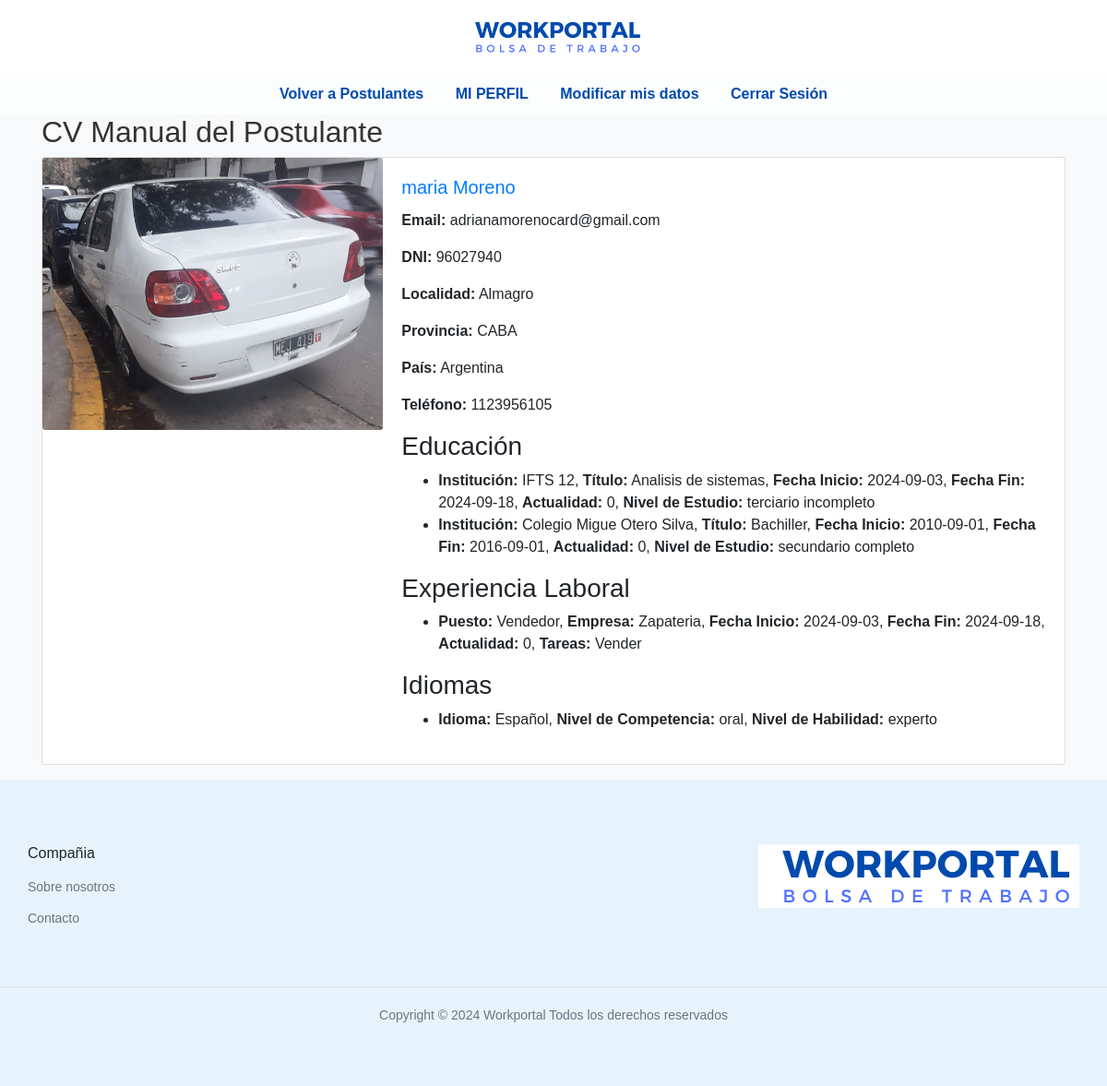
The app's page /ver_cv_manual.php?id_usuario=1 (signed in) with its own data.
### tables this page shows
CREATE TABLE `usuarios` (
  `id_usuario` int(11) NOT NULL,
  `nombre` varchar(255) NOT NULL,
  `correo_electronico` varchar(255) NOT NULL,
  `contrasena` varchar(255) NOT NULL,
  `apellido` varchar(255) DEFAULT NULL,
  `dni` varchar(20) DEFAULT NULL,
  `localidad` varchar(255) DEFAULT NULL,
  `provincia` varchar(255) DEFAULT NULL,
  `pais` varchar(255) DEFAULT NULL,
  `telefono` varchar(20) DEFAULT NULL,
  `token` varchar(255) DEFAULT NULL,
  `foto_perfil` varchar(255) DEFAULT 'img/sinfoto.png',
  `sobre_mi` text DEFAULT NULL,
  `cv_pdf` varchar(255) DEFAULT NULL
);

CREATE TABLE `educacion` (
  `id_educacion` int(11) NOT NULL,
  `id_usuario` int(11) NOT NULL,
  `institucion` varchar(255) NOT NULL,
  `titulo_carrera` varchar(255) NOT NULL,
  `fecha_inicio` date NOT NULL,
  `fecha_fin` date DEFAULT NULL,
  `actualidad` tinyint(1) DEFAULT 0,
  `nivel_estudio` enum('primaria completa','primaria incompleta','secundario completo','secundario incompleto','terciario completo','terciario incompleto','universitario completo','universitario incompleto') NOT NULL,
  `id_cv` int(11) DEFAULT NULL
);

CREATE TABLE `experiencia_laboral` (
  `id_experiencia` int(11) NOT NULL,
  `id_usuario` int(11) NOT NULL,
  `puesto` varchar(255) NOT NULL,
  `empresa` varchar(255) NOT NULL,
  `fecha_inicio` date NOT NULL,
  `fecha_fin` date DEFAULT NULL,
  `actualidad` tinyint(1) DEFAULT 0,
  `tareas` text DEFAULT NULL
);

CREATE TABLE `idiomas` (
  `id_idioma` int(11) NOT NULL,
  `id_usuario` int(11) DEFAULT NULL,
  `idioma` varchar(100) DEFAULT NULL,
  `nivel_competencia` enum('oral','escrito','nativo') DEFAULT NULL,
  `nivel_habilidad` enum('básico','intermedio','experto') DEFAULT NULL
);

### ver_cv_manual.php (the view, shortened to what this page needs)
<?php
require_once "bd.php";
$id_usuario = isset($_GET['id_usuario']) ? (int)$_GET['id_usuario'] : 0;
$sql_usuario = "SELECT * FROM usuarios WHERE id_usuario = :id_usuario";
$stmt_usuario = $conexion->prepare($sql_usuario);
$stmt_usuario->execute([':id_usuario' => $id_usuario]);
$usuario = $stmt_usuario->fetch(PDO::FETCH_ASSOC);
$sql_educacion = "SELECT * FROM educacion WHERE id_usuario = :id_usuario";
$stmt_educacion = $conexion->prepare($sql_educacion);
$stmt_educacion->execute([':id_usuario' => $id_usuario]);
$educacion = $stmt_educacion->fetchAll(PDO::FETCH_ASSOC);
$sql_experiencia = "SELECT * FROM experiencia_laboral WHERE id_usuario = :id_usuario";
$stmt_experiencia = $conexion->prepare($sql_experiencia);
$stmt_experiencia->execute([':id_usuario' => $id_usuario]);
$experiencia = $stmt_experiencia->fetchAll(PDO::FETCH_ASSOC);
$sql_idiomas = "SELECT * FROM idiomas WHERE id_usuario = :id_usuario";
$stmt_idiomas = $conexion->prepare($sql_idiomas);
$stmt_idiomas->execute([':id_usuario' => $id_usuario]);
$idiomas = $stmt_idiomas->fetchAll(PDO::FETCH_ASSOC);
?>
<!DOCTYPE html>
<html lang="es">
<head>
    <link rel="stylesheet" href="https://stackpath.bootstrapcdn.com/bootstrap/4.5.2/css/bootstrap.min.css">
    <link rel="stylesheet" href="styles/ver_postulantes.css">
</head>
<body>
<header>
    <?php include 'templates/header.php'; ?>
    <nav>
    <a href="javascript:history.back()">Volver a Postulantes</a>
        <a href="perfil_empresa.php">MI PERFIL</a>
        <a href="modificar_datos_empresa">Modificar mis datos</a>
        <a href="cerrar_sesion_empresa.php">Cerrar Sesión</a>
    </nav>
</header>
    <div class="container">
        <h2>CV Manual del Postulante</h2>
        <div class="card mb-3">
            <div class="row no-gutters">
                <div class="col-md-4">
                    <img src="<?php echo htmlspecialchars($usuario['foto_perfil']); ?>" class="card-img" alt="Foto de Perfil">
                </div>
                <div class="col-md-8">
                    <div class="card-body">
                        <h5 class="card-title"><?php echo htmlspecialchars($usuario['nombre']); ?> <?php echo htmlspecialchars($usuario['apellido']); ?></h5>
                        <p class="card-text"><strong>Email:</strong> <?php echo htmlspecialchars($usuario['correo_electronico']); ?></p>
                        <p class="card-text"><strong>DNI:</strong> <?php echo htmlspecialchars($usuario['dni']); ?></p>
                        <p class="card-text"><strong>Localidad:</strong> <?php echo htmlspecialchars($usuario['localidad']); ?></p>
                        <p class="card-text"><strong>Provincia:</strong> <?php echo htmlspecialchars($usuario['provincia']); ?></p>
                        <p class="card-text"><strong>País:</strong> <?php echo htmlspecialchars($usuario['pais']); ?></p>
                        <p class="card-text"><strong>Teléfono:</strong> <?php echo htmlspecialchars($usuario['telefono']); ?></p>
                        <h3>Educación</h3>
                        <ul>
                            <?php foreach ($educacion as $edu): ?>
                                <li>
                                    <strong>Institución:</strong> <?php echo htmlspecialchars($edu['institucion']); ?>,
                                    <strong>Título:</strong> <?php echo htmlspecialchars($edu['titulo_carrera']); ?>,
                                    <strong>Fecha Inicio:</strong> <?php echo htmlspecialchars($edu['fecha_inicio']); ?>,
                                    <strong>Fecha Fin:</strong> <?php echo htmlspecialchars($edu['fecha_fin']); ?>,
                                    <strong>Actualidad:</strong> <?php echo htmlspecialchars($edu['actualidad']); ?>,
                                    <strong>Nivel de Estudio:</strong> <?php echo htmlspecialchars($edu['nivel_estudio']); ?>
                                </li>
                            <?php endforeach; ?>
                        </ul>
                        <h3>Experiencia Laboral</h3>
                        <ul>
                            <?php foreach ($experiencia as $exp): ?>
                                <li>
                                    <strong>Puesto:</strong> <?php echo htmlspecialchars($exp['puesto']); ?>,
                                    <strong>Empresa:</strong> <?php echo htmlspecialchars($exp['empresa']); ?>,
                                    <strong>Fecha Inicio:</strong> <?php echo htmlspecialchars($exp['fecha_inicio']); ?>,
                                    <strong>Fecha Fin:</strong> <?php echo htmlspecialchars($exp['fecha_fin']); ?>,
                                    <strong>Actualidad:</strong> <?php echo htmlspecialchars($exp['actualidad']); ?>,
                                    <strong>Tareas:</strong> <?php echo htmlspecialchars($exp['tareas']); ?>
                                </li>
                            <?php endforeach; ?>
                        </ul>
                        <h3>Idiomas</h3>
                        <ul>
                            <?php foreach ($idiomas as $idioma): ?>
                                <li>
                                    <strong>Idioma:</strong> <?php echo htmlspecialchars($idioma['idioma']); ?>,
                                    <strong>Nivel de Competencia:</strong> <?php echo htmlspecialchars($idioma['nivel_competencia']); ?>,
                                    <strong>Nivel de Habilidad:</strong> <?php echo htmlspecialchars($idioma['nivel_habilidad']); ?>
                                </li>
                            <?php endforeach; ?>
                        </ul>
                    </div>
                </div>
            </div>
        </div>
    </div>
<footer><?php include 'templates/footer.php'; ?></footer>
</body>
</html>

### styles/ver_postulantes.css (style rules this page uses)
body { background-color: #f8f9fa; }
h2 { font-family: 'Arial', sans-serif; color: #333; }
.card { transition: transform 0.2s; }
.card-title { color: #007bff; }
nav { background-color: #ffffffad; padding: 10px; text-align: center; position: relative; }
nav a { color: #004aad; text-decoration: none; margin: 0 15px; font-size: 1rem; font-weight: bold; }

### styles/header.css (style rules this page uses)
body { font-family: Arial, sans-serif; margin: 0; padding: 0; box-sizing: border-box; }

### styles/footer.css (style rules this page uses)
body { font-family: 'Arial', sans-serif; margin: 0; padding: 0; box-sizing: border-box; }

### records on screen
usuarios: foto_perfil (picture), nombre "maria", apellido "Moreno", correo_electronico "adrianamorenocard@gmail.com", dni "96027940", localidad "Almagro", provincia "CABA", pais "Argentina", telefono "1123956105"
educacion: institucion "IFTS 12", titulo_carrera "Analisis de sistemas", fecha_inicio "2024-09-03", fecha_fin "2024-09-18", actualidad "0", nivel_estudio "terciario incompleto"
educacion: institucion "Colegio Migue Otero Silva", titulo_carrera "Bachiller", fecha_inicio "2010-09-01", fecha_fin "2016-09-01", actualidad "0", nivel_estudio "secundario completo"
experiencia_laboral: puesto "Vendedor", empresa "Zapateria", fecha_inicio "2024-09-03", fecha_fin "2024-09-18", actualidad "0", tareas "Vender"
idiomas: idioma "Español", nivel_competencia "oral", nivel_habilidad "experto"
